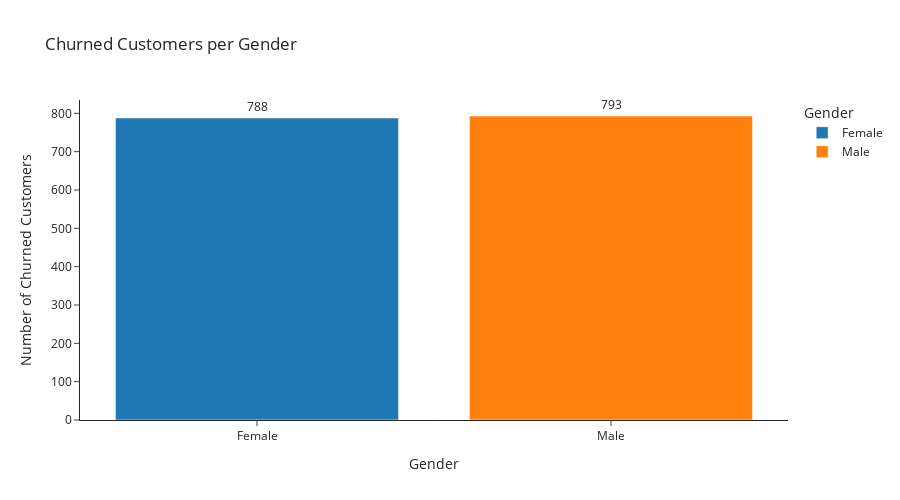

Here is the notebook cell this chart was saved with:
### Markdown cell above
### Observations and Analysis
Based on the chart above, there is no significant difference between the number of Males and Females in the dataset

### Code cell
# Creating a new column to encode the Churn column where 'Yes'=1 and 'No'=0
telco_data['churn_encoded'] = telco_data['Churn'].replace(('Yes','No'),(1, 0))

# Plotting the churn rate based on gender
fig = px.histogram(
    telco_data, 
    x="Gender", 
    y="churn_encoded", 
    title = "Churned Customers per Gender", 
    color ='Gender',
    template = 'simple_white', 
    text_auto = True, 
    height = 500
    
    )
fig.update_traces(
    textfont_size = 12, 
    textposition = 'outside'
    )

fig.update_layout(
    xaxis_title = 'Gender', 
    yaxis_title = 'Number of Churned Customers'
    )

fig.show()
fig.write_image("/Users/pranav/Desktop/Github/Telco-Churn-Prediction/Images/EDA_plots/Churned_customers_per_gender.png")

### Figure 1 — Plotly figure (JSON) as saved in the notebook; plotly's stock layout.template omitted (floating-point values rounded to 4 significant figures; data arrays with more than 128 entries replaced by an {"elided": "..."} marker saying what was removed)
{"data": [{"alignmentgroup": "True", "bingroup": "x", "histfunc": "sum", "hovertemplate": "Gender=%{x}<br>sum of churn_encoded=%{y}<extra></extra>", "legendgroup": "Female", "marker": {"color": "#1F77B4", "pattern": {"shape": ""}}, "name": "Female", "offsetgroup": "Female", "orientation": "v", "showlegend": true, "textfont": {"size": 12}, "textposition": "outside", "texttemplate": "%{value}", "type": "histogram", "x": {"elided": "3210 str values"}, "xaxis": "x", "y": {"elided": "3210 int values"}, "yaxis": "y"}, {"alignmentgroup": "True", "bingroup": "x", "histfunc": "sum", "hovertemplate": "Gender=%{x}<br>sum of churn_encoded=%{y}<extra></extra>", "legendgroup": "Male", "marker": {"color": "#FF7F0E", "pattern": {"shape": ""}}, "name": "Male", "offsetgroup": "Male", "orientation": "v", "showlegend": true, "textfont": {"size": 12}, "textposition": "outside", "texttemplate": "%{value}", "type": "histogram", "x": {"elided": "3275 str values"}, "xaxis": "x", "y": {"elided": "3275 int values"}, "yaxis": "y"}], "layout": {"barmode": "relative", "height": 500, "legend": {"title": {"text": "Gender"}, "tracegroupgap": 0}, "title": {"text": "Churned Customers per Gender"}, "xaxis": {"anchor": "y", "categoryarray": ["Female", "Male"], "categoryorder": "array", "domain": [0, 1], "title": {"text": "Gender"}}, "yaxis": {"anchor": "x", "domain": [0, 1], "title": {"text": "Number of Churned Customers"}}}}
